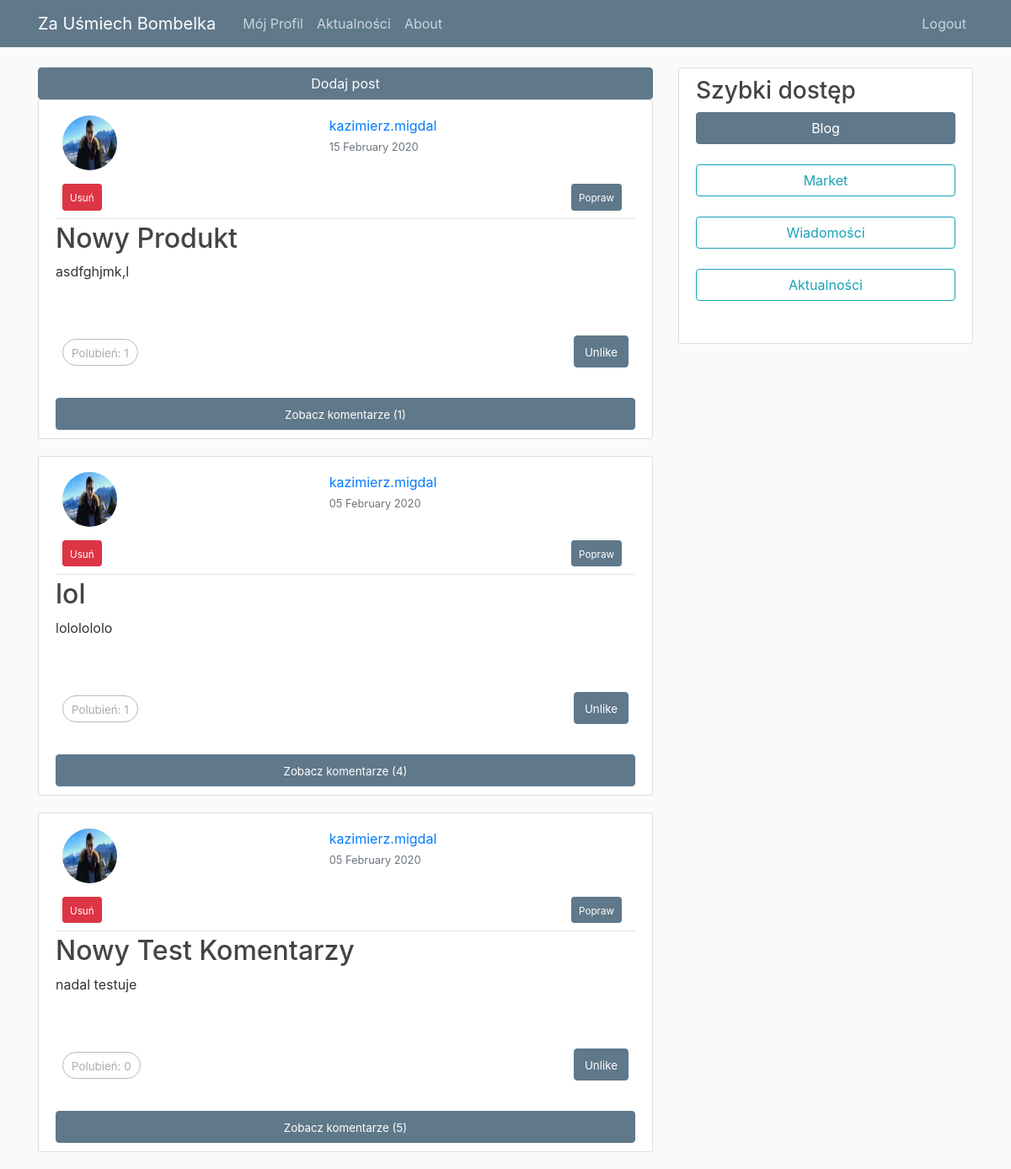
Before: / (signed in) with the older database file.
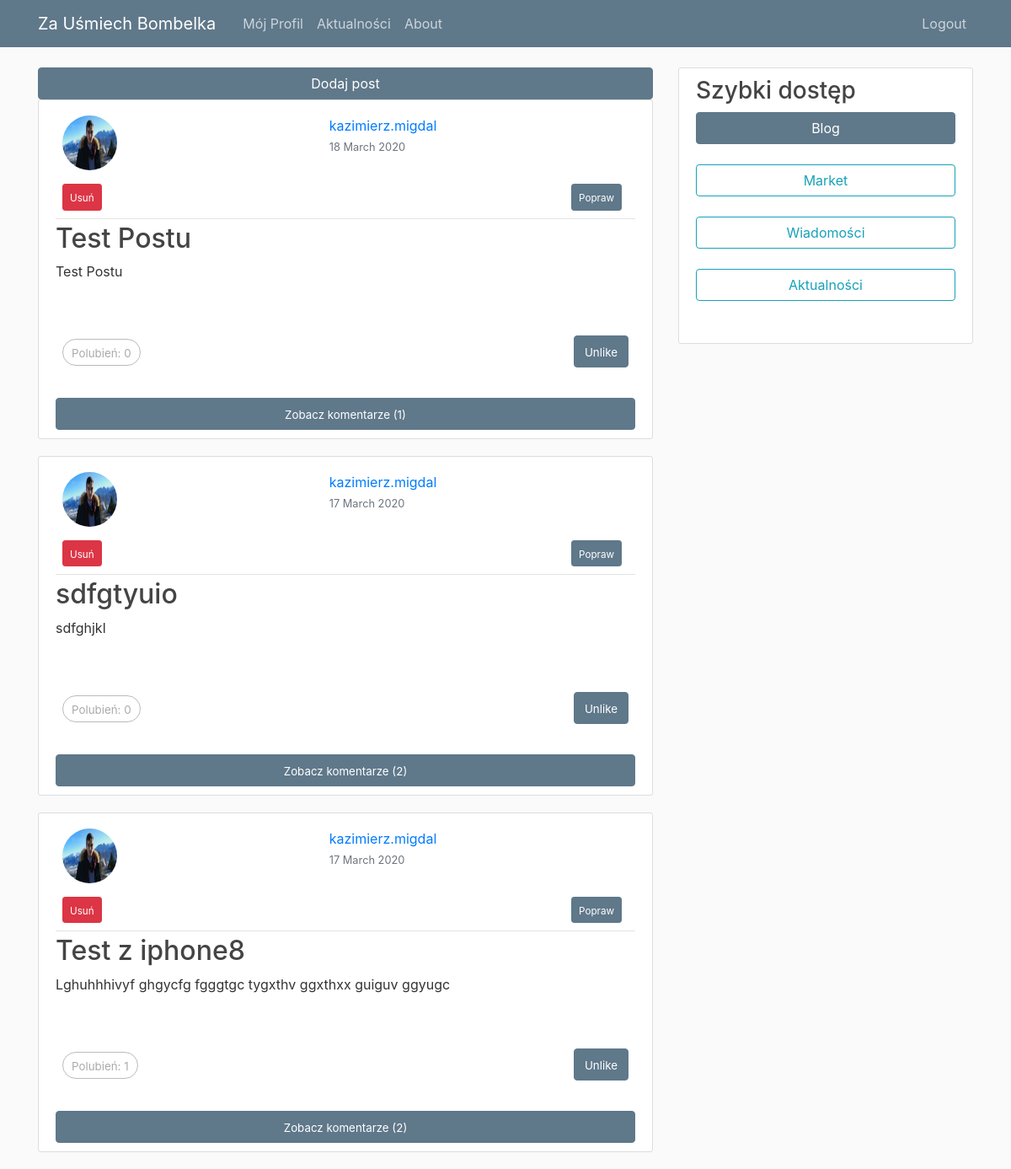
After: the same page with the newer database file.
### blog/models.py (models this page shows, shortened)
class Post(models.Model):
    title = models.CharField(max_length=100)
    content = models.TextField()
    date_posted = models.DateTimeField(default=timezone.now)
    author = models.ForeignKey(User, on_delete=models.CASCADE)
    users_like = models.ManyToManyField(User,
                            related_name='images_liked',
                            blank=True)

### users/models.py (models this page shows, shortened)
class Profile(models.Model):
    user = models.OneToOneField(User, on_delete=models.CASCADE)
    image = models.ImageField(default='default.jpg', upload_to='profile_pics')
    description = models.TextField(default='Brak opisu')
    SEX_TAG_CHOISE = [('Boy','dla chłopca'),('Girl', 'dla dziewczynki'), ('Unisex', 'zarówno dla chłopca jaki i dziewczynki')]
    AGE_TAG_CHOISE =[(1,'< 1 miesiąca'),(2,'< 3 miesiący'),(3,'< 6 miesięcy'),(4,'< 1 rok'),(5,'< 1.5 roku'),(6,'< 2 lat'),(7,'Ponad 2 lat')]
    interested_sex_tag = models.CharField(max_length=6, choices = SEX_TAG_CHOISE, default='Unisex')
    interested_age_tag = models.IntegerField(choices=AGE_TAG_CHOISE, default=1)
    sold_sex_tag = models.CharField(max_length=6, choices = SEX_TAG_CHOISE, default='Unisex')
    sold_age_tag = models.IntegerField(choices=AGE_TAG_CHOISE, default=1)

### blog/views.py (the view)
# urls.py: path('', views.home, name='blog-home'),
@login_required
def home(request):
    posts = Post.objects.all().order_by('-date_posted')
    paginator = Paginator(posts, 3)
    page = request.GET.get('page')
    if request.method == 'POST':
        form = PostForm(request.POST)
        comment_form = CommentForm_2(request.POST)
        if form.is_valid() and not comment_form.is_valid():
            post = form.save(commit=False)
            post.author = request.user
            post.save()
            create_action(request.user, 'dodał post', post)
            messages.success(request, f'Post został dodany')
            return redirect('blog-home')
        elif comment_form.is_valid() and not form.is_valid():
            comment = comment_form.save(commit=False)
            post_id = request.POST.get("save_home")
            comment.author = request.user
            comment.post = Post.objects.get(pk=post_id)
            comment.save()
            create_action(comment.author, 'skomentował', comment.post)
            messages.success(request, f'Komentarz został dodany')
    else:
        form = PostForm()
        comment_form = CommentForm_2()
    try:
        posts = paginator.page(page)
    except PageNotAnInteger:
        posts = paginator.page(1)
    except EmptyPage:
        if request.is_ajax():
            return HttpResponse('')
        images = paginator.page(paginator.num_pages)
    if request.is_ajax():
        return render(request,
                    'blog/list_ajax.html',
                    {'posts': posts,
                    'section': 'blog',
                    'comment_form':comment_form})
    return render(request,
                    'blog/home.html',
                    {'posts': posts,
                    'section': 'blog',
                    'form': form,
                    'comment_form':comment_form})

### blog/templates/blog/home.html (shortened to what this page needs)
{% extends "blog/base.html" %}
{% load crispy_forms_tags%}
{% block content %}
<div class="sticky-top">
<button class="btn btn-sample btn-block sticky-top" onclick="toggle_div_fun('post_creator');">Dodaj post</button>
</div>
    <div id="post-list">
        {% include "blog/list_ajax.html" %}
    </div>
{% endblock content %}

### blog/templates/blog/list_ajax.html (shortened to what this page needs)
{% load crispy_forms_tags%}
{% for post in posts %}
<article class="media content-section">
    <div class="media-body">
        <div class="article-metadata">
            <div class="d-flex align-content-end flex-wrap" >
                <div class="p-2 mr-auto">
                    <img class="rounded-circle article-img" src="{{ post.author.profile.image.url }}">
                </div>
                <div class="p-2 mr-auto">
                    <a class="mr-2" href="{% url 'profile' post.author.username %}">{{ post.author }}</a>
                    <br>
                    <small class="text-muted mr-2">{{ post.date_posted|date:"d F Y" }}</small>
                </div>
            </div>
            {% if post.author == user %}
            <div class="d-flex bd-highlight" >
                <div class="mr-auto p-2 bd-highlight">
                    <a class="btn btn-danger btn-sm float-right" href="{% url 'post-delete' post.id%}"><span style="font-size:smaller;">Usuń</span></a>
                </div>
                <div class="p-2 bd-highlight">
                    <a class="btn btn-sample btn-sm float-right mr-2" href="{% url 'post-update' post.id%}"><span style="font-size:smaller;">Popraw</span></a>
                </div>
            </div>
            {% endif %}
        </div>
        <h2><a class="article-title" href="{% url 'post-detail' post.id%}">{{ post.title }}</a></h2>
        <p class="article-content">{{ post.content }}</p>
        <br>
        <br>
      <div class="d-flex bd-highlight" >
        <div class="mr-auto p-2 bd-highlight">
          <span class="count">
            <span style="font-size:smaller;">Polubień: <span class="total">{{ post.users_like.count}}</span> </span>
          </span>
        </div>
        <div class="p-2 bd-highlight">
           <a href="#" data-id="{{ object.id }}"  data-action="{% if request.user in object.users_like.all %}un{% endif %}like" class=" btn btn-sample like button">
              <span style="font-size:smaller;">{% if request.user not in object.users_like.all %}
                Like
                {% else %}
                  Unlike
                {% endif %}
              </span>
          </a>
        </div>
    </div>
    <br>
            <button class="btn btn-sample btn-block mt-1 mr-2" onclick="toggle_div_fun('{{ post.id }}');"><span style="font-size:smaller;">Zobacz komentarze ({{ post.comments.count }})</span></button>
</div>
</article>
{% endfor %}

Changed rows visible on the page:
no longer on this page (row unchanged): Post: author.profile.image (picture), author "kazimierz.migdal", date_posted "15 February 2020", shows "Usuń", title "Nowy Produkt", content "asdfghjmk,l", users_like.count "1", comments.count "1"
no longer on this page (row unchanged): Post: author.profile.image (picture), author "kazimierz.migdal", date_posted "05 February 2020", shows "Usuń", title "lol", content "lololololo", users_like.count "1", comments.count "4"
no longer on this page (row unchanged): Post: author.profile.image (picture), author "kazimierz.migdal", date_posted "05 February 2020", shows "Usuń", title "Nowy Test Komentarzy", content "nadal testuje", users_like.count "0", comments.count "5"
added Post: author.profile.image (picture), author "kazimierz.migdal", date_posted "18 March 2020", shows "Usuń", title "Test Postu", content "Test Postu", users_like.count "0", comments.count "1"
added Post: author.profile.image (picture), author "kazimierz.migdal", date_posted "17 March 2020", shows "Usuń", title "sdfgtyuio", content "sdfghjkl", users_like.count "0", comments.count "2"
added Post: author.profile.image (picture), author "kazimierz.migdal", date_posted "17 March 2020", shows "Usuń", title "Test z iphone8", content "Lghuhhhivyf ghgycfg fgggtgc tygxthv ggxthxx guiguv ggyugc", users_like.count "1", comments.count "2"
